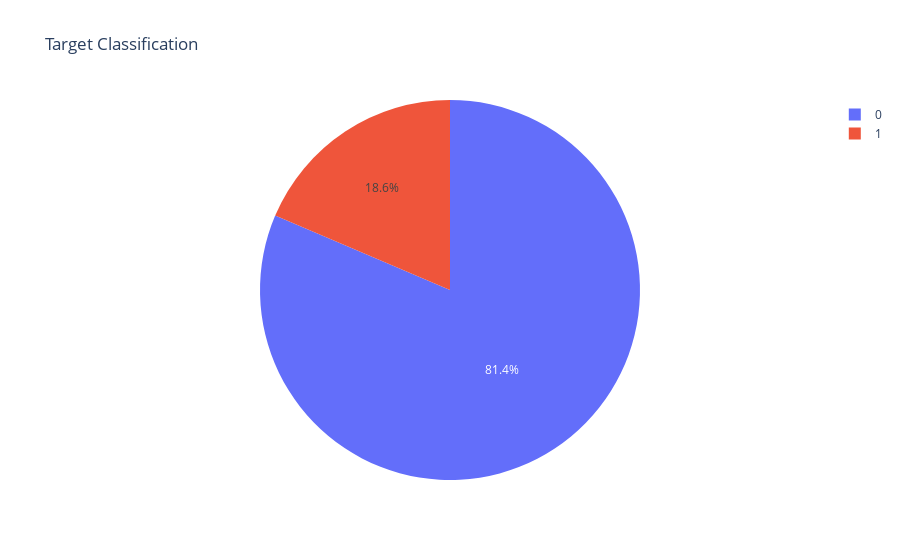

Notebook source saved alongside this figure:
### Code cell
target_df = df.target.value_counts().reset_index()
target_df.columns = ['target', 'count']
fig = px.pie(target_df, values='count', names='target', title='Target Classification',
             color_discrete_sequence=['red', 'light blue'])
fig.show()

### Figure 1 — Plotly figure (JSON) as saved in the notebook; plotly's stock layout.template omitted (floating-point values rounded to 4 significant figures)
{"data": [{"domain": {"x": [0.0, 1.0], "y": [0.0, 1.0]}, "hovertemplate": "target=%{label}<br>count=%{value}<extra></extra>", "labels": [0, 1], "legendgroup": "", "name": "", "showlegend": true, "type": "pie", "values": [9256, 2114]}], "layout": {"legend": {"tracegroupgap": 0}, "piecolorway": ["red", "light blue"], "title": {"text": "Target Classification"}}}
